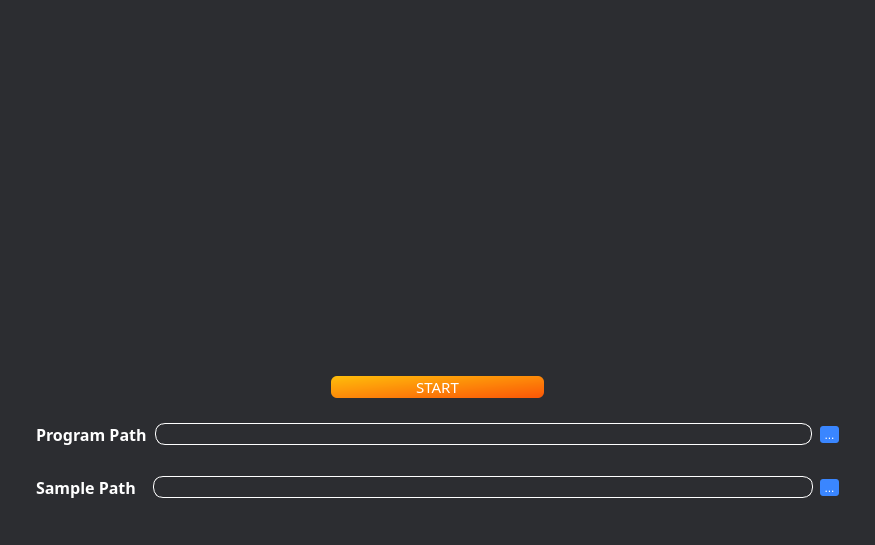
<?xml version="1.0" encoding="UTF-8"?>
<ui version="4.0">
 <class>Dialog</class>
 <widget class="QDialog" name="Dialog">
  <property name="geometry">
   <rect>
    <x>0</x>
    <y>0</y>
    <width>875</width>
    <height>545</height>
   </rect>
  </property>
  <property name="windowTitle">
   <string>FUZZ FUZZ</string>
  </property>
  <property name="windowIcon">
   <iconset resource="myres.qrc">
    <normaloff>:/img/img/main-icon.png</normaloff>:/img/img/main-icon.png</iconset>
  </property>
  <property name="styleSheet">
   <string notr="true">background-color: rgb(44, 45, 49);</string>
  </property>
  <layout class="QHBoxLayout" name="horizontalLayout_4">
   <item>
    <widget class="QStackedWidget" name="stacked">
     <property name="enabled">
      <bool>true</bool>
     </property>
     <property name="font">
      <font>
       <stylestrategy>PreferAntialias</stylestrategy>
      </font>
     </property>
     <property name="styleSheet">
      <string notr="true">color: rgb(44, 45, 49);</string>
     </property>
     <property name="currentIndex">
      <number>0</number>
     </property>
     <widget class="QWidget" name="verticalStackedWidgetPage1">
      <layout class="QVBoxLayout" name="verticalLayout_2" stretch="0">
       <property name="spacing">
        <number>10</number>
       </property>
       <property name="margin">
        <number>20</number>
       </property>
       <item>
        <layout class="QVBoxLayout" name="verticalLayout_3">
         <item>
          <layout class="QVBoxLayout" name="verticalLayout_4">
           <item>
            <widget class="QLabel" name="main_img">
             <property name="text">
              <string/>
             </property>
             <property name="pixmap">
              <pixmap resource="myres.qrc">:/img/img/main_img.png</pixmap>
             </property>
             <property name="alignment">
              <set>Qt::AlignCenter</set>
             </property>
            </widget>
           </item>
           <item>
            <spacer name="verticalSpacer">
             <property name="orientation">
              <enum>Qt::Vertical</enum>
             </property>
             <property name="sizeHint" stdset="0">
              <size>
               <width>20</width>
               <height>40</height>
              </size>
             </property>
            </spacer>
           </item>
           <item>
            <layout class="QHBoxLayout" name="horizontalLayout_8">
             <property name="spacing">
              <number>10</number>
             </property>
             <property name="leftMargin">
              <number>300</number>
             </property>
             <property name="rightMargin">
              <number>300</number>
             </property>
             <item>
              <widget class="QPushButton" name="btn_main_3">
               <property name="font">
                <font>
                 <family>Samsung Sans</family>
                 <pointsize>11</pointsize>
                </font>
               </property>
               <property name="styleSheet">
                <string notr="true">color: white;
background-color: qlineargradient(spread:pad, x1:0, y1:0, x2:1, y2:1, stop:0 rgba(255, 190, 11, 255), stop:1 rgba(251, 86, 7, 255));
border-radius: 6px;

</string>
               </property>
               <property name="text">
                <string>START</string>
               </property>
              </widget>
             </item>
            </layout>
           </item>
          </layout>
         </item>
         <item>
          <layout class="QHBoxLayout" name="horizontalLayout_3">
           <property name="margin">
            <number>5</number>
           </property>
           <item>
            <layout class="QVBoxLayout" name="verticalLayout_5">
             <item>
              <layout class="QHBoxLayout" name="horizontalLayout">
               <property name="spacing">
                <number>8</number>
               </property>
               <property name="topMargin">
                <number>10</number>
               </property>
               <property name="bottomMargin">
                <number>10</number>
               </property>
               <item>
                <layout class="QVBoxLayout" name="verticalLayout_6">
                 <item>
                  <widget class="QLabel" name="label_program_path">
                   <property name="font">
                    <font>
                     <family>Samsung Sans</family>
                     <pointsize>12</pointsize>
                    </font>
                   </property>
                   <property name="text">
                    <string>&lt;html&gt;&lt;head/&gt;&lt;body&gt;&lt;p&gt;&lt;span style=&quot; font-weight:600; color:#ffffff;&quot;&gt;Program Path&lt;/span&gt;&lt;/p&gt;&lt;/body&gt;&lt;/html&gt;</string>
                   </property>
                   <property name="margin">
                    <number>0</number>
                   </property>
                  </widget>
                 </item>
                </layout>
               </item>
               <item>
                <widget class="QLineEdit" name="edit_main_1">
                 <property name="font">
                  <font>
                   <family>Samsung Sans</family>
                   <pointsize>10</pointsize>
                   <weight>50</weight>
                   <italic>false</italic>
                   <bold>false</bold>
                  </font>
                 </property>
                 <property name="mouseTracking">
                  <bool>true</bool>
                 </property>
                 <property name="autoFillBackground">
                  <bool>false</bool>
                 </property>
                 <property name="styleSheet">
                  <string notr="true">QLineEdit
{
    border: 1px solid ;
	border-color: rgb(255, 255, 255);
    border-radius: 10px;
	color: white;		
	font: 10pt &quot;Samsung Sans&quot;;
		
}</string>
                 </property>
                 <property name="dragEnabled">
                  <bool>true</bool>
                 </property>
                 <property name="readOnly">
                  <bool>true</bool>
                 </property>
                </widget>
               </item>
               <item>
                <widget class="QToolButton" name="btn_main_1">
                 <property name="mouseTracking">
                  <bool>true</bool>
                 </property>
                 <property name="styleSheet">
                  <string notr="true">color: white;
background-color: rgb(58, 134, 255);
border-radius: 3px;
</string>
                 </property>
                 <property name="text">
                  <string>...</string>
                 </property>
                </widget>
               </item>
              </layout>
             </item>
             <item>
              <layout class="QHBoxLayout" name="horizontalLayout_2">
               <property name="spacing">
                <number>7</number>
               </property>
               <property name="topMargin">
                <number>10</number>
               </property>
               <property name="bottomMargin">
                <number>10</number>
               </property>
               <item>
                <layout class="QHBoxLayout" name="horizontalLayout_7">
                 <item>
                  <widget class="QLabel" name="label_sample_path">
                   <property name="font">
                    <font>
                     <family>Samsung Sans</family>
                     <pointsize>12</pointsize>
                    </font>
                   </property>
                   <property name="text">
                    <string>&lt;html&gt;&lt;head/&gt;&lt;body&gt;&lt;p&gt;&lt;span style=&quot; font-weight:600; color:#ffffff;&quot;&gt;Sample Path&lt;/span&gt;&lt;/p&gt;&lt;/body&gt;&lt;/html&gt;</string>
                   </property>
                   <property name="margin">
                    <number>0</number>
                   </property>
                  </widget>
                 </item>
                </layout>
               </item>
               <item>
                <spacer name="horizontalSpacer">
                 <property name="orientation">
                  <enum>Qt::Horizontal</enum>
                 </property>
                 <property name="sizeType">
                  <enum>QSizePolicy::Fixed</enum>
                 </property>
                 <property name="sizeHint" stdset="0">
                  <size>
                   <width>10</width>
                   <height>20</height>
                  </size>
                 </property>
                </spacer>
               </item>
               <item>
                <widget class="QLineEdit" name="edit_main_2">
                 <property name="font">
                  <font>
                   <family>Samsung Sans</family>
                   <pointsize>10</pointsize>
                   <weight>50</weight>
                   <italic>false</italic>
                   <bold>false</bold>
                  </font>
                 </property>
                 <property name="mouseTracking">
                  <bool>true</bool>
                 </property>
                 <property name="autoFillBackground">
                  <bool>false</bool>
                 </property>
                 <property name="styleSheet">
                  <string notr="true">QLineEdit
{
    border: 1px solid ;
	border-color: rgb(255, 255, 255);
    border-radius: 10px;
	color: white;		
	font: 10pt &quot;Samsung Sans&quot;;
		
}</string>
                 </property>
                 <property name="dragEnabled">
                  <bool>true</bool>
                 </property>
                 <property name="readOnly">
                  <bool>true</bool>
                 </property>
                </widget>
               </item>
               <item>
                <widget class="QToolButton" name="btn_main_2">
                 <property name="styleSheet">
                  <string notr="true">color: white;
background-color: rgb(58, 134, 255);
border-radius: 3px;
</string>
                 </property>
                 <property name="text">
                  <string>...</string>
                 </property>
                </widget>
               </item>
              </layout>
             </item>
            </layout>
           </item>
          </layout>
         </item>
        </layout>
       </item>
      </layout>
     </widget>
     <widget class="QWidget" name="page">
      <layout class="QHBoxLayout" name="horizontalLayout_5">
       <item>
        <layout class="QVBoxLayout" name="verticalLayout_7">
         <item>
          <layout class="QVBoxLayout" name="verticalLayout_9">
           <item>
            <widget class="QTextBrowser" name="textBrowser">
             <property name="font">
              <font>
               <family>Samsung Sans</family>
               <pointsize>10</pointsize>
              </font>
             </property>
             <property name="styleSheet">
              <string notr="true">color: white;
background-color: rgb(67, 69, 75);
border-radius: 5px;
</string>
             </property>
             <property name="html">
              <string>&lt;!DOCTYPE HTML PUBLIC &quot;-//W3C//DTD HTML 4.0//EN&quot; &quot;http://www.w3.org/TR/REC-html40/strict.dtd&quot;&gt;
&lt;html&gt;&lt;head&gt;&lt;meta name=&quot;qrichtext&quot; content=&quot;1&quot; /&gt;&lt;style type=&quot;text/css&quot;&gt;
p, li { white-space: pre-wrap; }
&lt;/style&gt;&lt;/head&gt;&lt;body style=&quot; font-family:'Samsung Sans'; font-size:10pt; font-weight:400; font-style:normal;&quot;&gt;
&lt;p style=&quot;-qt-paragraph-type:empty; margin-top:0px; margin-bottom:0px; margin-left:0px; margin-right:0px; -qt-block-indent:0; text-indent:0px; color:#ffffff;&quot;&gt;&lt;br /&gt;&lt;/p&gt;&lt;/body&gt;&lt;/html&gt;</string>
             </property>
            </widget>
           </item>
          </layout>
         </item>
        </layout>
       </item>
       <item>
        <layout class="QVBoxLayout" name="verticalLayout">
         <item>
          <layout class="QVBoxLayout" name="verticalLayout_11">
           <item>
            <widget class="QProgressBar" name="progressBar">
             <property name="styleSheet">
              <string notr="true">QProgressBar
{
    border: 1px solid ;
	border-color: rgb(67, 69, 75);
	background-color: rgb(67, 69, 75);
    border-radius: 5px;
    text-align: center;
	color: white;	
	font: 10pt &quot;Samsung Sans&quot;;
		
}
QProgressBar::chunk
{
	background-color: qlineargradient(spread:pad, x1:0, y1:0, x2:1, y2:0, stop:0 rgba(243, 64, 218, 255), stop:1 rgba(158, 62, 255, 255), stop:2 rgba(97, 62, 254, 255));    
    width: 2.15px;
    margin: 0.5px;
}</string>
             </property>
             <property name="value">
              <number>0</number>
             </property>
            </widget>
           </item>
           <item>
            <widget class="QTextBrowser" name="textBrowser_2">
             <property name="font">
              <font>
               <family>Samsung Sans</family>
               <pointsize>10</pointsize>
              </font>
             </property>
             <property name="styleSheet">
              <string notr="true">color: white;
background-color: rgb(67, 69, 75);
border-radius: 5px;
</string>
             </property>
             <property name="html">
              <string>&lt;!DOCTYPE HTML PUBLIC &quot;-//W3C//DTD HTML 4.0//EN&quot; &quot;http://www.w3.org/TR/REC-html40/strict.dtd&quot;&gt;
&lt;html&gt;&lt;head&gt;&lt;meta name=&quot;qrichtext&quot; content=&quot;1&quot; /&gt;&lt;style type=&quot;text/css&quot;&gt;
p, li { white-space: pre-wrap; }
&lt;/style&gt;&lt;/head&gt;&lt;body style=&quot; font-family:'Samsung Sans'; font-size:10pt; font-weight:400; font-style:normal;&quot;&gt;
&lt;p style=&quot;-qt-paragraph-type:empty; margin-top:0px; margin-bottom:0px; margin-left:0px; margin-right:0px; -qt-block-indent:0; text-indent:0px; color:#ffffff;&quot;&gt;&lt;br /&gt;&lt;/p&gt;&lt;/body&gt;&lt;/html&gt;</string>
             </property>
            </widget>
           </item>
          </layout>
         </item>
        </layout>
       </item>
      </layout>
     </widget>
    </widget>
   </item>
  </layout>
 </widget>
 <resources>
  <include location="myres.qrc"/>
 </resources>
 <connections/>
</ui>
